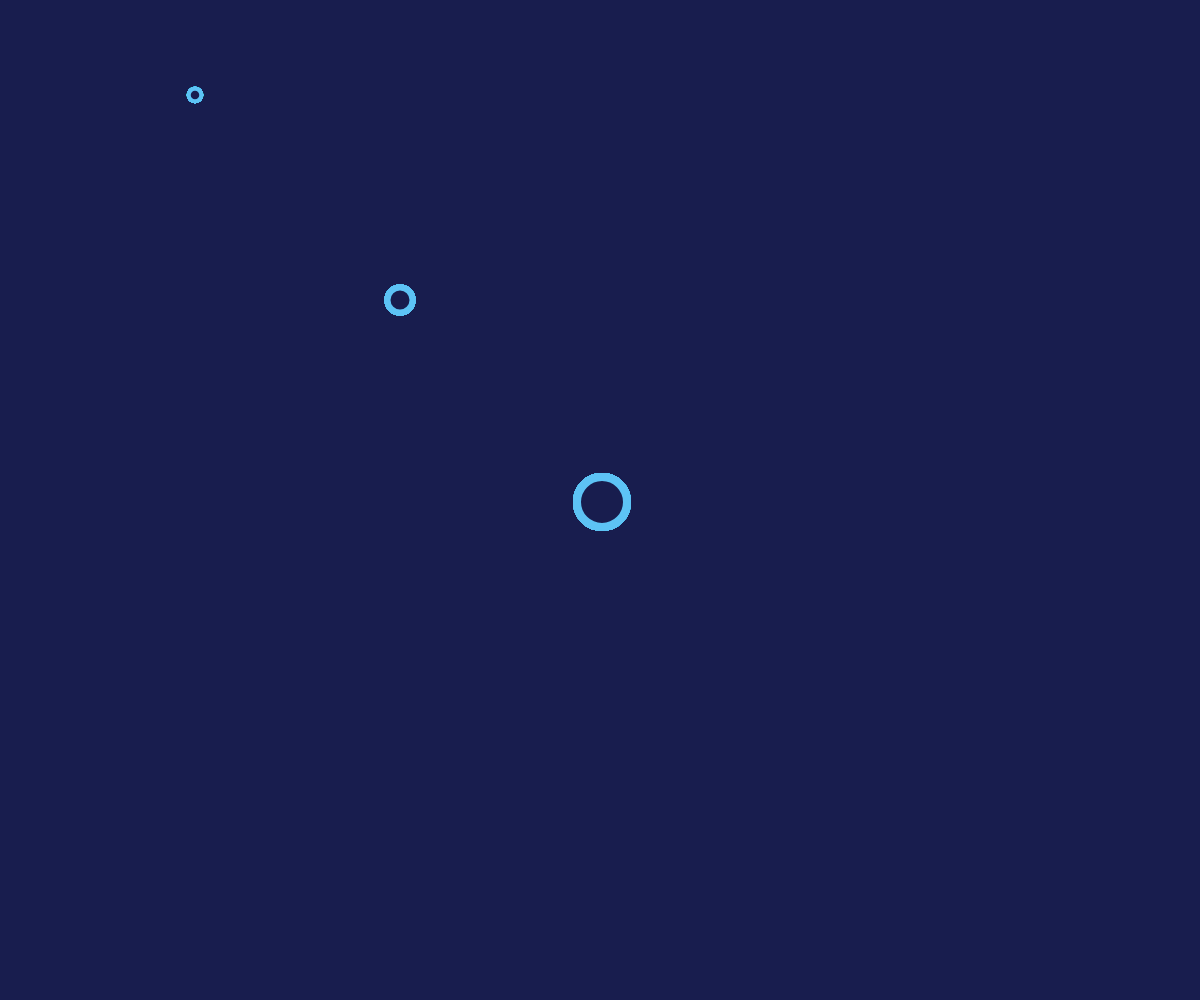
Frame 1 (no input)
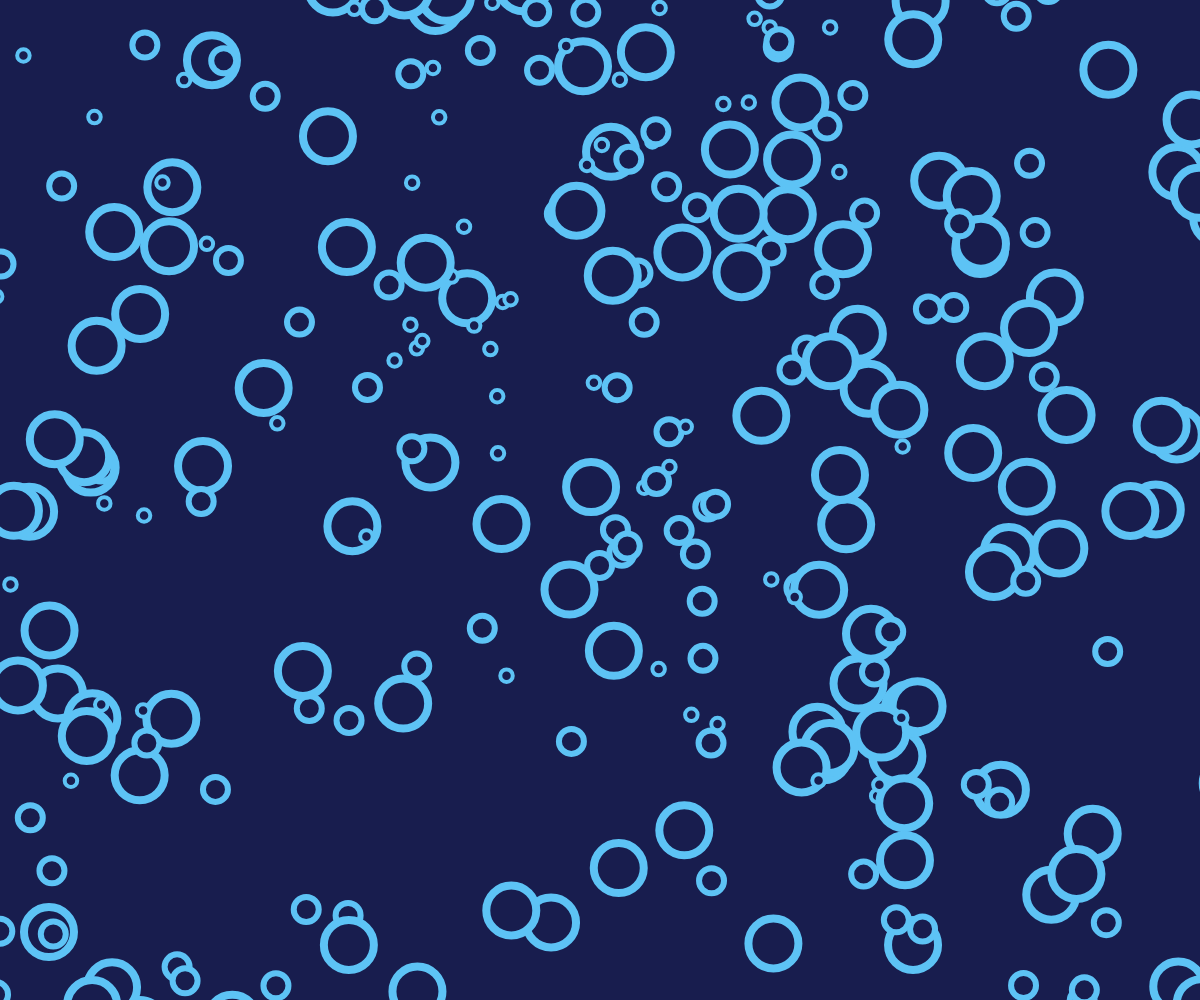
Frame 60 (no input)
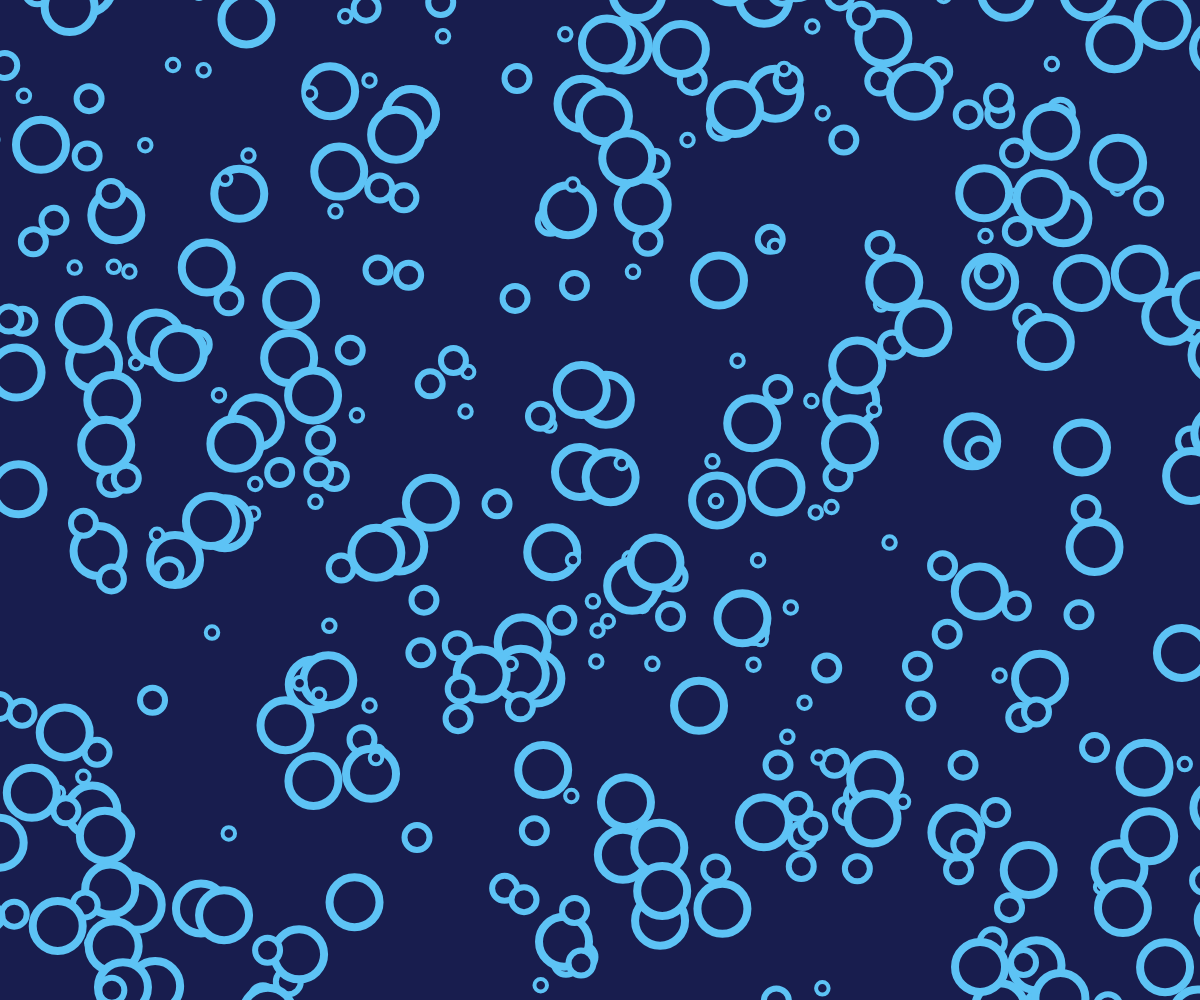
Frame 120 (the mouse pressed at the canvas centre since frame 60)

The p5.js sketch that drew these frames (run headless with seeded random() and noise() and a simulated clock; from frame 60 on, the mouse is pressed at the canvas centre):

// p5.js sketch
// ── sketch.js


let ring = [];
let number_of_rings = 150;

function setup() {
    createCanvas(windowWidth, windowHeight);
for (let i = 0; i < number_of_rings; i++) {
    let r= new Ring(width / 2, height / 2, 50, 'rgb(93, 195, 245)');
    ring.push (r);
}
}

function mousePressed() {

    for (let i = 0; i < number_of_rings; i++) {
    let r = new Ring(width / 2, height / 2, 50, 'rgb(93, 195, 245)');
    ring.push(r);
}
}

function draw() {
    background('rgb(24, 29, 78)');

   for (let i = 0; i < ring.length; i++) {
      ring[i].display();
      ring[i].move();

}
}

class Ring {
    constructor(x, y, size, color) {
        this.color = color;
        this.color2= 'rgb(24, 29, 78)';
        this.size = size;
        this.rad = this.size / 2;
        this.posX = x;
        this.posY = y;
        this.deltaX = random(-10, 12);
        this.deltaY = random(-10, 12);
    }

    display() {
        push();
        stroke(this.color);
        strokeWeight(8);
        fill(this.color2);
        translate(this.posX, this.posY);
        ellipse(2, 2, this.size);
        fill(this.color2);
        stroke(this.color);
        strokeWeight(6);
        ellipse (-200,-200, this.size/2 );
        fill(this.color2);
        stroke(this.color);
        strokeWeight(4);
        ellipse (-405,-405, this.size/4 );
        pop();
    }

    move() {
        this.posX += this.deltaX;
        this.posY += this.deltaY;
    }



}
